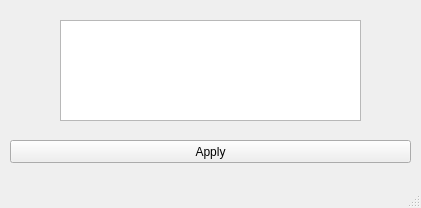
<?xml version="1.0" encoding="UTF-8"?>
<ui version="4.0">
 <class>PlayerManager</class>
 <widget class="QMainWindow" name="PlayerManager">
  <property name="geometry">
   <rect>
    <x>0</x>
    <y>0</y>
    <width>421</width>
    <height>208</height>
   </rect>
  </property>
  <property name="minimumSize">
   <size>
    <width>421</width>
    <height>208</height>
   </size>
  </property>
  <property name="maximumSize">
   <size>
    <width>421</width>
    <height>208</height>
   </size>
  </property>
  <property name="windowTitle">
   <string>Player Manager</string>
  </property>
  <widget class="QWidget" name="centralwidget">
   <widget class="QPushButton" name="apply">
    <property name="geometry">
     <rect>
      <x>10</x>
      <y>140</y>
      <width>401</width>
      <height>23</height>
     </rect>
    </property>
    <property name="text">
     <string>Apply</string>
    </property>
   </widget>
   <widget class="QListWidget" name="player_list">
    <property name="geometry">
     <rect>
      <x>60</x>
      <y>20</y>
      <width>301</width>
      <height>101</height>
     </rect>
    </property>
    <property name="alternatingRowColors">
     <bool>true</bool>
    </property>
    <property name="selectionMode">
     <enum>QAbstractItemView::MultiSelection</enum>
    </property>
    <property name="sortingEnabled">
     <bool>false</bool>
    </property>
   </widget>
  </widget>
  <widget class="QMenuBar" name="menubar">
   <property name="geometry">
    <rect>
     <x>0</x>
     <y>0</y>
     <width>421</width>
     <height>21</height>
    </rect>
   </property>
  </widget>
  <widget class="QStatusBar" name="statusbar"/>
 </widget>
 <resources/>
 <connections/>
</ui>
